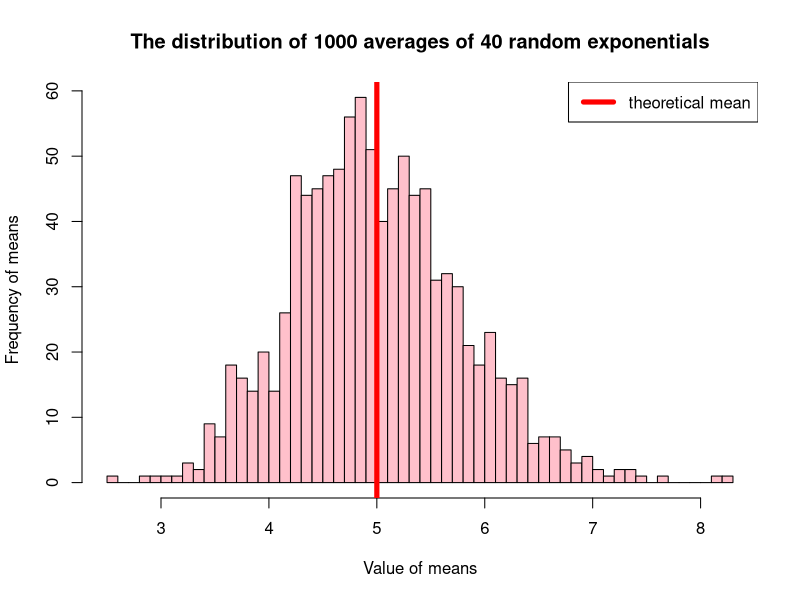
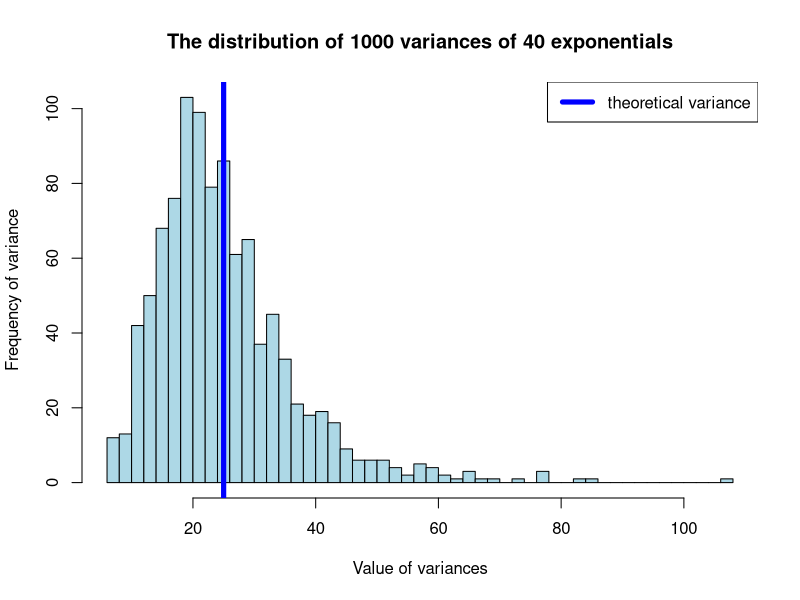
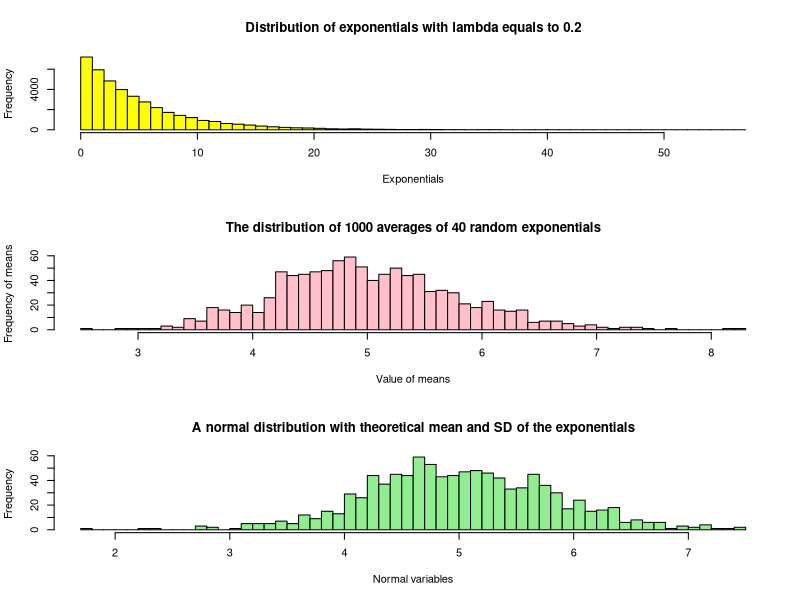
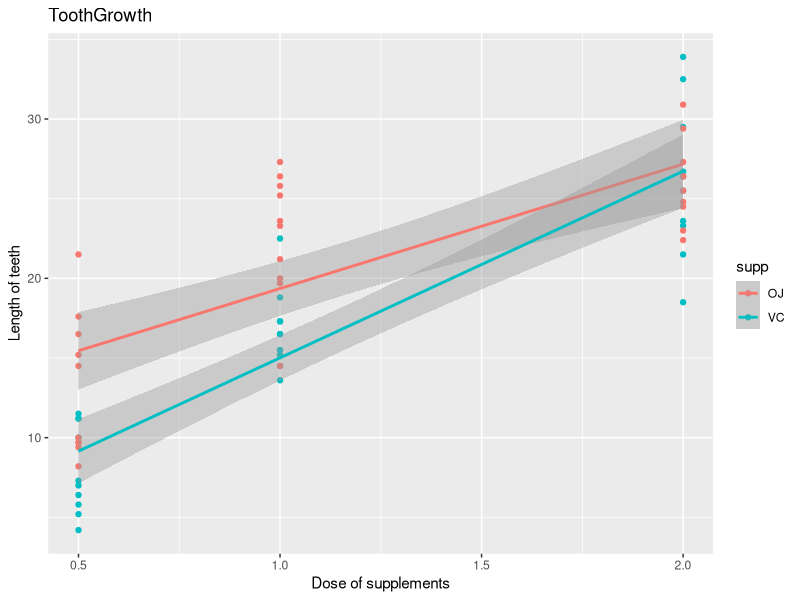

The R script that drew these images, in order:
## ---- chunk 1
knitr::opts_chunk$set(echo = TRUE)
lambda <- 0.2
simulation_Data <- matrix(rexp(1000*40, lambda), nrow = 1000, ncol = 40)
distMean <- apply(simulation_Data, 1, mean)
hist(distMean, breaks = 50, main = "The distribution of 1000 averages of 40 random exponentials", xlab = "Value of means", ylab = "Frequency of means", col = "pink")
abline(v = 1/lambda, lty = 1, lwd = 5, col = "red")
legend("topright", lty = 1, lwd = 5, col = "red", legend = "theoretical mean")
## ---- chunk 2
distVar <- apply(simulation_Data, 1, var)
hist(distVar, breaks = 50, main = "The distribution of 1000 variances of 40 exponentials", xlab = "Value of variances", ylab = "Frequency of variance", col = "light blue")
abline(v = (1/lambda)^2, lty = 1, lwd = 5, col = "blue")
legend("topright", lty = 1, lwd = 5, col = "blue", legend = "theoretical variance")
## ---- chunk 3
par(mfrow = c(3, 1))
hist(simulation_Data, breaks = 50, main = "Distribution of exponentials with lambda equals to 0.2", xlab = "Exponentials", col = "yellow")
hist(distMean, breaks = 50, main = "The distribution of 1000 averages of 40 random exponentials", xlab = "Value of means", ylab = "Frequency of means", col = "pink")
simNorm <- rnorm(1000, mean = mean(distMean), sd = sd(distMean))
hist(simNorm, breaks = 50, main = "A normal distribution with theoretical mean and SD of the exponentials", xlab = "Normal variables", col = "light green")
## ---- chunk 4
library(stats)
data(ToothGrowth)
library(ggplot2)

qplot(dose, len, data = ToothGrowth, color = supp, geom = "point") +  geom_smooth(method = "lm") + labs(title = "ToothGrowth") + labs(x = "Dose of supplements", y = "Length of teeth")
## ---- chunk 5
summary(ToothGrowth)
## ---- chunk 6
t.test(x = ToothGrowth$len, data = ToothGrowth, paired = FALSE, conf.level = 0.95)$conf.
## ---- chunk 7
summary(ToothGrowth[ToothGrowth$supp == "OJ", ]$len)[4]
## ---- chunk 8
summary(ToothGrowth[ToothGrowth$supp == "VC", ]$len)[4]
## ---- chunk 9
summary(ToothGrowth[ToothGrowth$dose == 0.5, ]$len)[4]
## ---- chunk 10
summary(ToothGrowth[ToothGrowth$dose == 1, ]$len)[4]
## ---- chunk 11
summary(ToothGrowth[ToothGrowth$dose == 2, ]$len)[4]
## ---- chunk 12
dose05 <- ToothGrowth[ToothGrowth$dose == 0.5, ]
t.test(x = dose05$len, paired = FALSE, conf.level = 0.95)$conf.
## ---- chunk 13
mean(dose05[dose05$supp == "VC", ]$len)
## ---- chunk 14
mean(dose05[dose05$supp == "OJ", ]$len)
## ---- chunk 15
dose10 <- ToothGrowth[ToothGrowth$dose == 1, ]
t.test(x = dose10$len, paired = FALSE, conf.level = 0.95)$conf.
## ---- chunk 16
mean(dose10[dose10$supp == "VC", ]$len)
## ---- chunk 17
mean(dose10[dose10$supp == "OJ", ]$len)
## ---- chunk 18
dose20 <- ToothGrowth[ToothGrowth$dose == 2, ]
t.test(x = dose20$len, paired = FALSE, conf.level = 0.95)$conf.
## ---- chunk 19
mean(dose20[dose20$supp == "VC", ]$len)
## ---- chunk 20
mean(dose20[dose20$supp == "OJ", ]$len)
